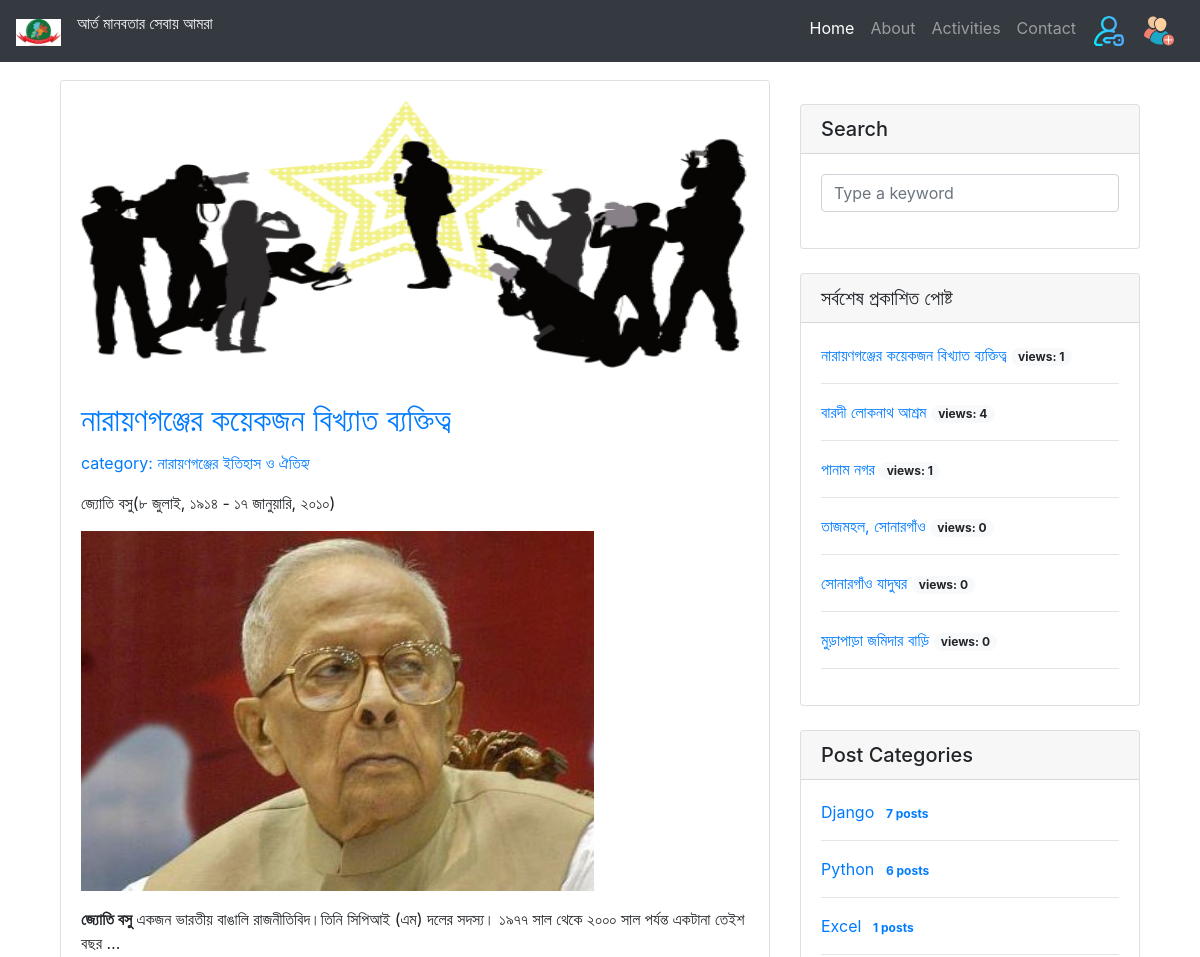
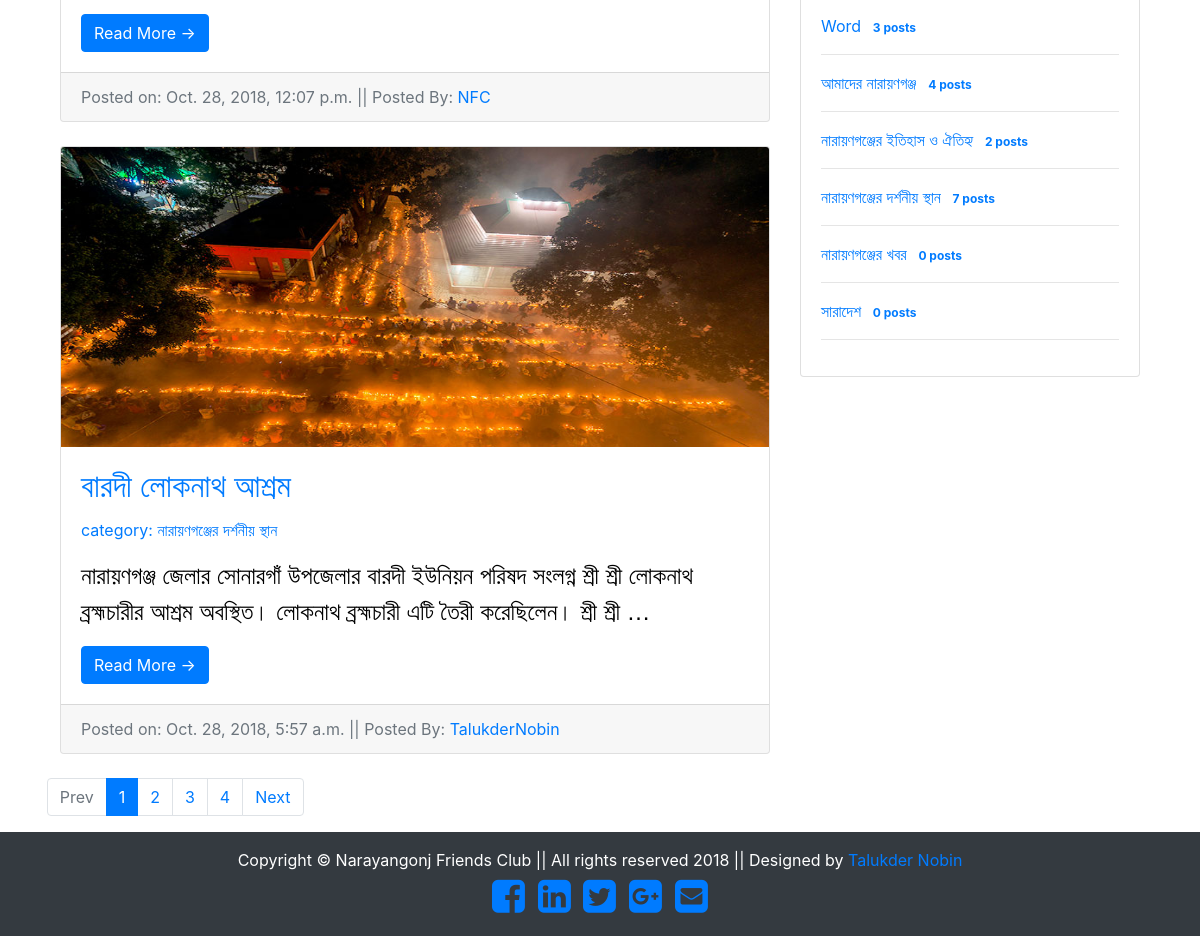
The page / on the database its author committed (2 pictures, top to bottom).
### nfc/models.py (models this page shows, shortened)
class post(models.Model):
    post_author = models.ForeignKey(author, on_delete=models.CASCADE)
    post_title = models.CharField(max_length=100)
    slug = models.SlugField(max_length=100)
    post_body = RichTextUploadingField()
    post_image = models.FileField()
    post_category = models.ForeignKey(category, on_delete=models.CASCADE)
    views = models.IntegerField(default=0)
    posted_on = models.DateTimeField(auto_now=False, auto_now_add=True)
    updated_on = models.DateTimeField(auto_now=True, auto_now_add=False)
    STATUS_CHOICES = (
        ('draft', 'Draft'),
        ('published', 'Published')
    )
    status = models.CharField(max_length=10, choices=STATUS_CHOICES, default='draft')
    objects = models.Manager()  # the default manager
    published_objects = PublishedManager()  # The publish-specific manager.
    class Meta:
        ordering = ['-posted_on', ]

class category(models.Model):
    name = models.CharField(max_length=100)

class author(models.Model):
    auth_name = models.ForeignKey(User, on_delete=models.CASCADE)
    auth_image = models.FileField()
    auth_details = models.TextField()
    def __str__(self):
        return self.auth_name.username

### nfc/views.py (the view)
# urls.py: path('',views.index,name='index'),
def index(request):
    post1 = post.published_objects.all().order_by('-posted_on')
    recent = post.published_objects.filter().order_by('-posted_on')[0:6]
    cat = category.objects.all().annotate(num_post=Count('post'))
    search = request.GET.get('q')
    if search:
        post1 = post1.filter(
            Q(post_title__icontains = search)|
            Q(post_body__icontains = search)
        )
    paginator = Paginator(post1, 2)
    page = request.GET.get('page')
    try:
        items = paginator.page(page)
    except PageNotAnInteger:
        items = paginator.page(1)
    except EmptyPage:
        items = paginator.page(paginator.num_pages)
    index = items.number - 1
    max_index = len(paginator.page_range)
    start_index = index - 4 if index >= 4 else 0
    end_index = index + 4 if index <= max_index else max_index
    page_range = paginator.page_range[start_index:end_index]
    context = {
        'post1':post1,
        'recent':recent,
        'cat':cat,
        'items': items,
        'page_range': page_range,
    }
    return render(request,'index.html', context)

### nfc/models.py (called while the page is built)
    def get_queryset(self):
       return super(PublishedManager, self).get_queryset().filter(status="published")

### nfc/templates/index.html (shortened to what this page needs)
{% extends 'base.html' %}
{% load static %}
{% block content %}
<div class="container">
      <div class="row" style="margin-top: 80px;">
        <div class="col-md-8">
            {% for p in items %}
          <div class="card mb-4">
            <a href="{% url 'nfc:post_detail' id=p.id %}">
            <img class="card-img-top" src="{{ p.post_image.url }}" alt="Card image cap" height="300px" width="300px">
            </a>
            <div class="card-body">
              <h2 class="card-title"><a href="{% url 'nfc:post_detail' id=p.id %}">{{ p.post_title }}</a></h2>
               <a href="{% url 'nfc:category' name=p.post_category.name %}">category: {{ p.post_category.name }}</a>
              <p class="card-text">{{ p.post_body|truncatewords:25|safe }}</p>
              <a href="{% url 'nfc:post_detail' id=p.id %}" class="btn btn-primary">Read More &rarr;</a>
            </div>
            <div class="card-footer text-muted"> Posted on:
                {{ p.posted_on }}
                ||  Posted By:
              <a href="{% url 'nfc:author' name=p.post_author %}">{{ p.post_author.auth_name }}</a>
            </div>
          </div>
            {% endfor %}
        </div>
        <div class="col-md-4">
          <div class="card my-4">
            <h5 class="card-header">Search</h5>
            <div class="card-body">
              <form action="" method="GET">
					<div class="form-group">
						<input type="text" name="q" class="form-control" placeholder="Type a keyword" value="{{ request.GET.q }}">
					</div>
				</form>
            </div>
          </div>
          <div class="card my-4">
            <h5 class="card-header"> সর্বশেষ প্রকাশিত পোষ্ট</h5>
              <div class="card-body">
                <ul class="list-unstyled mb-0">
					  {% for r in recent %}
                  <li>
                      <a href="{% url 'nfc:post_detail' id=r.id %}">{{ r.post_title }} <span class="badge badge-pill badge-light">views: {{ r.views }}</span> </a>  <hr>
                  </li>
					  {% endfor %}
                </ul>
            </div>
          </div>
          <div class="card my-4">
            <h5 class="card-header">Post Categories</h5>
            <div class="card-body">
                  <ul class="list-unstyled mb-0">
                    {% for c in cat %}
                    <li>
                      <a href="{% url 'nfc:category' name=c.name %}"> {{ c.name }} <span class="badge badge-pill badge-link">{{ c.num_post }} posts</span> </a>  <hr>
                    </li>
                    {% endfor %}
                  </ul>
            </div>
          </div>
        </div>
        {% include "pagination.html" %}
      </div>
    </div>
{% endblock %}

### rows shown on the page
post: post_image (picture), post_title "নারায়ণগঞ্জের কয়েকজন বিখ্যাত ব্যক্তিত্ব", post_category.name "নারায়ণগঞ্জের ইতিহাস ও ঐতিহ্য", post_body "জ্যোতি বসু(৮ জুলাই, ১৯১৪ - ১৭ জানুয়ারি, ২০১০) জ্যোতি বসু একজন ভারতীয় বাঙালি রাজনীতিবিদ।তিনি সিপিআই (এম) দলের সদস্য। ১৯৭৭ সাল থেকে ২০০০ সাল পর্যন্ত একটানা তেইশ বছর …", post_body (picture), posted_on "Oct. 28, 2018, 12:07 p.m.", post_author.auth_name "NFC", views "1"
post: post_image (picture), post_title "বারদী লোকনাথ আশ্রম", post_category.name "নারায়ণগঞ্জের দর্শনীয় স্থান", post_body "নারায়ণগঞ্জ জেলার সোনারগাঁ উপজেলার বারদী ইউনিয়ন পরিষদ সংলগ্ন শ্রী শ্রী লোকনাথ ব্রহ্মচারীর আশ্রম অবস্থিত। লোকনাথ ব্রহ্মচারী এটি তৈরী করেছিলেন। শ্রী শ্রী …", posted_on "Oct. 28, 2018, 5:57 a.m.", post_author.auth_name "TalukderNobin", views "4"
post: post_title "পানাম নগর", views "1"
post: post_title "তাজমহল, সোনারগাঁও", views "0"
post: post_title "সোনারগাঁও যাদুঘর", views "0"
post: post_title "মুড়াপাড়া জমিদার বাড়ি", views "0"
category: name "Django", num_post "7"
category: name "Python", num_post "6"
category: name "Excel", num_post "1"
category: name "Word", num_post "3"
category: name "আমাদের নারায়ণগঞ্জ", num_post "4"
category: name "নারায়ণগঞ্জের ইতিহাস ও ঐতিহ্য", num_post "2"
category: name "নারায়ণগঞ্জের দর্শনীয় স্থান", num_post "7"
category: name "নারায়ণগঞ্জের খবর", num_post "0"
category: name "সারাদেশ", num_post "0"

### other values the page prints
{{ i }} "1"
{{ i }} "2" "3" "4"
